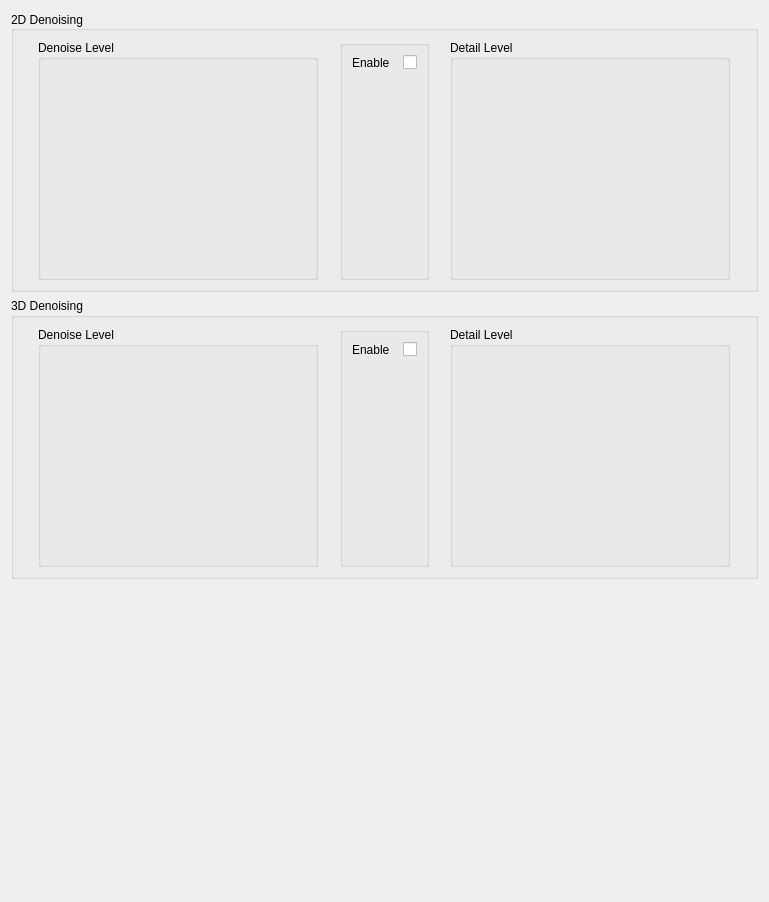
<?xml version="1.0" encoding="UTF-8"?>
<ui version="4.0">
 <class>UI_FltBox</class>
 <widget class="QWidget" name="UI_FltBox">
  <property name="geometry">
   <rect>
    <x>0</x>
    <y>0</y>
    <width>769</width>
    <height>902</height>
   </rect>
  </property>
  <property name="windowTitle">
   <string>Form</string>
  </property>
  <property name="styleSheet">
   <string notr="true"/>
  </property>
  <layout class="QVBoxLayout" name="verticalLayout">
   <item>
    <widget class="QGroupBox" name="gpb2dDenoising">
     <property name="title">
      <string>2D Denoising</string>
     </property>
     <property name="alignment">
      <set>Qt::AlignLeading|Qt::AlignLeft|Qt::AlignVCenter</set>
     </property>
     <layout class="QHBoxLayout" name="horizontalLayout">
      <item>
       <spacer name="horizontalSpacer">
        <property name="orientation">
         <enum>Qt::Horizontal</enum>
        </property>
        <property name="sizeHint" stdset="0">
         <size>
          <width>40</width>
          <height>20</height>
         </size>
        </property>
       </spacer>
      </item>
      <item>
       <widget class="SingleChannelKnobBox" name="kbxDenoiseLevel2d">
        <property name="minimumSize">
         <size>
          <width>280</width>
          <height>240</height>
         </size>
        </property>
        <property name="maximumSize">
         <size>
          <width>280</width>
          <height>240</height>
         </size>
        </property>
        <property name="toolTip">
         <string/>
        </property>
        <property name="whatsThis">
         <string/>
        </property>
        <property name="title">
         <string>Denoise Level</string>
        </property>
        <property name="value">
         <number>0</number>
        </property>
        <property name="minimum" stdset="0">
         <number>0</number>
        </property>
        <property name="maximum" stdset="0">
         <number>63</number>
        </property>
        <property name="base">
         <number>10</number>
        </property>
        <property name="comma" stdset="0">
         <number>0</number>
        </property>
        <property name="fmt">
         <string>%2.0f</string>
        </property>
        <property name="maxAngle">
         <number>150</number>
        </property>
        <property name="needleImage">
         <pixmap resource="../../ressource/ressource.qrc">:/images/needle/dial-pointer.png</pixmap>
        </property>
        <property name="backgroundImage">
         <pixmap resource="../../ressource/ressource.qrc">:/images/back/dial-back-gray.png</pixmap>
        </property>
       </widget>
      </item>
      <item>
       <spacer name="horizontalSpacer_2">
        <property name="orientation">
         <enum>Qt::Horizontal</enum>
        </property>
        <property name="sizeHint" stdset="0">
         <size>
          <width>40</width>
          <height>20</height>
         </size>
        </property>
       </spacer>
      </item>
      <item>
       <widget class="QGroupBox" name="gpbEnable2d">
        <property name="minimumSize">
         <size>
          <width>0</width>
          <height>240</height>
         </size>
        </property>
        <property name="maximumSize">
         <size>
          <width>16777215</width>
          <height>300</height>
         </size>
        </property>
        <property name="title">
         <string/>
        </property>
        <layout class="QGridLayout" name="gridLayout_2">
         <item row="0" column="0">
          <widget class="QLabel" name="lblEnable">
           <property name="minimumSize">
            <size>
             <width>45</width>
             <height>0</height>
            </size>
           </property>
           <property name="maximumSize">
            <size>
             <width>45</width>
             <height>16777215</height>
            </size>
           </property>
           <property name="text">
            <string>Enable</string>
           </property>
          </widget>
         </item>
         <item row="0" column="1">
          <widget class="QCheckBox" name="cbxEnable">
           <property name="text">
            <string/>
           </property>
          </widget>
         </item>
         <item row="1" column="0">
          <spacer name="verticalSpacer">
           <property name="orientation">
            <enum>Qt::Vertical</enum>
           </property>
           <property name="sizeType">
            <enum>QSizePolicy::Minimum</enum>
           </property>
           <property name="sizeHint" stdset="0">
            <size>
             <width>20</width>
             <height>200</height>
            </size>
           </property>
          </spacer>
         </item>
        </layout>
       </widget>
      </item>
      <item>
       <spacer name="horizontalSpacer_3">
        <property name="orientation">
         <enum>Qt::Horizontal</enum>
        </property>
        <property name="sizeHint" stdset="0">
         <size>
          <width>40</width>
          <height>20</height>
         </size>
        </property>
       </spacer>
      </item>
      <item>
       <widget class="SingleChannelKnobBox" name="kbxDetailLevel2d">
        <property name="minimumSize">
         <size>
          <width>280</width>
          <height>240</height>
         </size>
        </property>
        <property name="maximumSize">
         <size>
          <width>280</width>
          <height>240</height>
         </size>
        </property>
        <property name="toolTip">
         <string/>
        </property>
        <property name="whatsThis">
         <string/>
        </property>
        <property name="title">
         <string>Detail Level</string>
        </property>
        <property name="value">
         <number>0</number>
        </property>
        <property name="minimum" stdset="0">
         <number>0</number>
        </property>
        <property name="maximum" stdset="0">
         <number>63</number>
        </property>
        <property name="base">
         <number>10</number>
        </property>
        <property name="comma" stdset="0">
         <number>0</number>
        </property>
        <property name="fmt">
         <string>%2.0f</string>
        </property>
        <property name="maxAngle">
         <number>150</number>
        </property>
        <property name="needleImage">
         <pixmap resource="../../ressource/ressource.qrc">:/images/needle/dial-pointer.png</pixmap>
        </property>
        <property name="backgroundImage">
         <pixmap resource="../../ressource/ressource.qrc">:/images/back/dial-back-gray.png</pixmap>
        </property>
       </widget>
      </item>
      <item>
       <spacer name="horizontalSpacer_4">
        <property name="orientation">
         <enum>Qt::Horizontal</enum>
        </property>
        <property name="sizeHint" stdset="0">
         <size>
          <width>40</width>
          <height>20</height>
         </size>
        </property>
       </spacer>
      </item>
     </layout>
    </widget>
   </item>
   <item>
    <widget class="QGroupBox" name="gpb3dDenoising">
     <property name="title">
      <string>3D Denoising</string>
     </property>
     <layout class="QHBoxLayout" name="horizontalLayout_2">
      <item>
       <spacer name="horizontalSpacer_5">
        <property name="orientation">
         <enum>Qt::Horizontal</enum>
        </property>
        <property name="sizeHint" stdset="0">
         <size>
          <width>40</width>
          <height>20</height>
         </size>
        </property>
       </spacer>
      </item>
      <item>
       <widget class="SingleChannelKnobBox" name="kbxDenoiseLevel3d">
        <property name="minimumSize">
         <size>
          <width>280</width>
          <height>240</height>
         </size>
        </property>
        <property name="maximumSize">
         <size>
          <width>280</width>
          <height>240</height>
         </size>
        </property>
        <property name="toolTip">
         <string/>
        </property>
        <property name="whatsThis">
         <string/>
        </property>
        <property name="title">
         <string>Denoise Level</string>
        </property>
        <property name="value">
         <number>0</number>
        </property>
        <property name="maximum" stdset="0">
         <number>19</number>
        </property>
        <property name="base">
         <number>10</number>
        </property>
        <property name="comma" stdset="0">
         <number>0</number>
        </property>
        <property name="fmt">
         <string>%2.0f</string>
        </property>
        <property name="maxAngle">
         <number>150</number>
        </property>
        <property name="needleImage">
         <pixmap resource="../../ressource/ressource.qrc">:/images/needle/dial-pointer.png</pixmap>
        </property>
        <property name="backgroundImage">
         <pixmap resource="../../ressource/ressource.qrc">:/images/back/dial-back-gray.png</pixmap>
        </property>
       </widget>
      </item>
      <item>
       <spacer name="horizontalSpacer_6">
        <property name="orientation">
         <enum>Qt::Horizontal</enum>
        </property>
        <property name="sizeHint" stdset="0">
         <size>
          <width>40</width>
          <height>20</height>
         </size>
        </property>
       </spacer>
      </item>
      <item>
       <widget class="QGroupBox" name="gpbEnable3d">
        <property name="minimumSize">
         <size>
          <width>0</width>
          <height>240</height>
         </size>
        </property>
        <property name="maximumSize">
         <size>
          <width>16777215</width>
          <height>300</height>
         </size>
        </property>
        <property name="title">
         <string/>
        </property>
        <layout class="QGridLayout" name="gridLayout">
         <item row="0" column="2">
          <widget class="QCheckBox" name="cbxTfltEnable">
           <property name="text">
            <string/>
           </property>
          </widget>
         </item>
         <item row="0" column="1">
          <widget class="QLabel" name="lblTfltEnable">
           <property name="minimumSize">
            <size>
             <width>45</width>
             <height>0</height>
            </size>
           </property>
           <property name="maximumSize">
            <size>
             <width>45</width>
             <height>16777215</height>
            </size>
           </property>
           <property name="text">
            <string>Enable</string>
           </property>
          </widget>
         </item>
         <item row="1" column="1">
          <spacer name="verticalSpacer_3">
           <property name="orientation">
            <enum>Qt::Vertical</enum>
           </property>
           <property name="sizeType">
            <enum>QSizePolicy::Minimum</enum>
           </property>
           <property name="sizeHint" stdset="0">
            <size>
             <width>20</width>
             <height>200</height>
            </size>
           </property>
          </spacer>
         </item>
        </layout>
       </widget>
      </item>
      <item>
       <spacer name="horizontalSpacer_7">
        <property name="orientation">
         <enum>Qt::Horizontal</enum>
        </property>
        <property name="sizeHint" stdset="0">
         <size>
          <width>40</width>
          <height>20</height>
         </size>
        </property>
       </spacer>
      </item>
      <item>
       <widget class="SingleChannelKnobBox" name="kbxDetailLevel3d">
        <property name="minimumSize">
         <size>
          <width>280</width>
          <height>240</height>
         </size>
        </property>
        <property name="maximumSize">
         <size>
          <width>280</width>
          <height>240</height>
         </size>
        </property>
        <property name="toolTip">
         <string/>
        </property>
        <property name="whatsThis">
         <string/>
        </property>
        <property name="title">
         <string>Detail Level</string>
        </property>
        <property name="maximum" stdset="0">
         <number>15</number>
        </property>
        <property name="base">
         <number>10</number>
        </property>
        <property name="comma" stdset="0">
         <number>0</number>
        </property>
        <property name="fmt">
         <string>%2.0f</string>
        </property>
        <property name="maxAngle">
         <number>150</number>
        </property>
        <property name="needleImage">
         <pixmap resource="../../ressource/ressource.qrc">:/images/needle/dial-pointer.png</pixmap>
        </property>
        <property name="backgroundImage">
         <pixmap resource="../../ressource/ressource.qrc">:/images/back/dial-back-gray.png</pixmap>
        </property>
       </widget>
      </item>
      <item>
       <spacer name="horizontalSpacer_8">
        <property name="orientation">
         <enum>Qt::Horizontal</enum>
        </property>
        <property name="sizeHint" stdset="0">
         <size>
          <width>40</width>
          <height>20</height>
         </size>
        </property>
       </spacer>
      </item>
     </layout>
    </widget>
   </item>
   <item>
    <spacer name="verticalSpacer_2">
     <property name="orientation">
      <enum>Qt::Vertical</enum>
     </property>
     <property name="sizeHint" stdset="0">
      <size>
       <width>20</width>
       <height>40</height>
      </size>
     </property>
    </spacer>
   </item>
  </layout>
 </widget>
 <customwidgets>
  <customwidget>
   <class>SingleChannelKnobBox</class>
   <extends>QGroupBox</extends>
   <header>singlechannelknobbox.h</header>
  </customwidget>
 </customwidgets>
 <resources>
  <include location="../../ressource/ressource.qrc"/>
 </resources>
 <connections/>
</ui>
